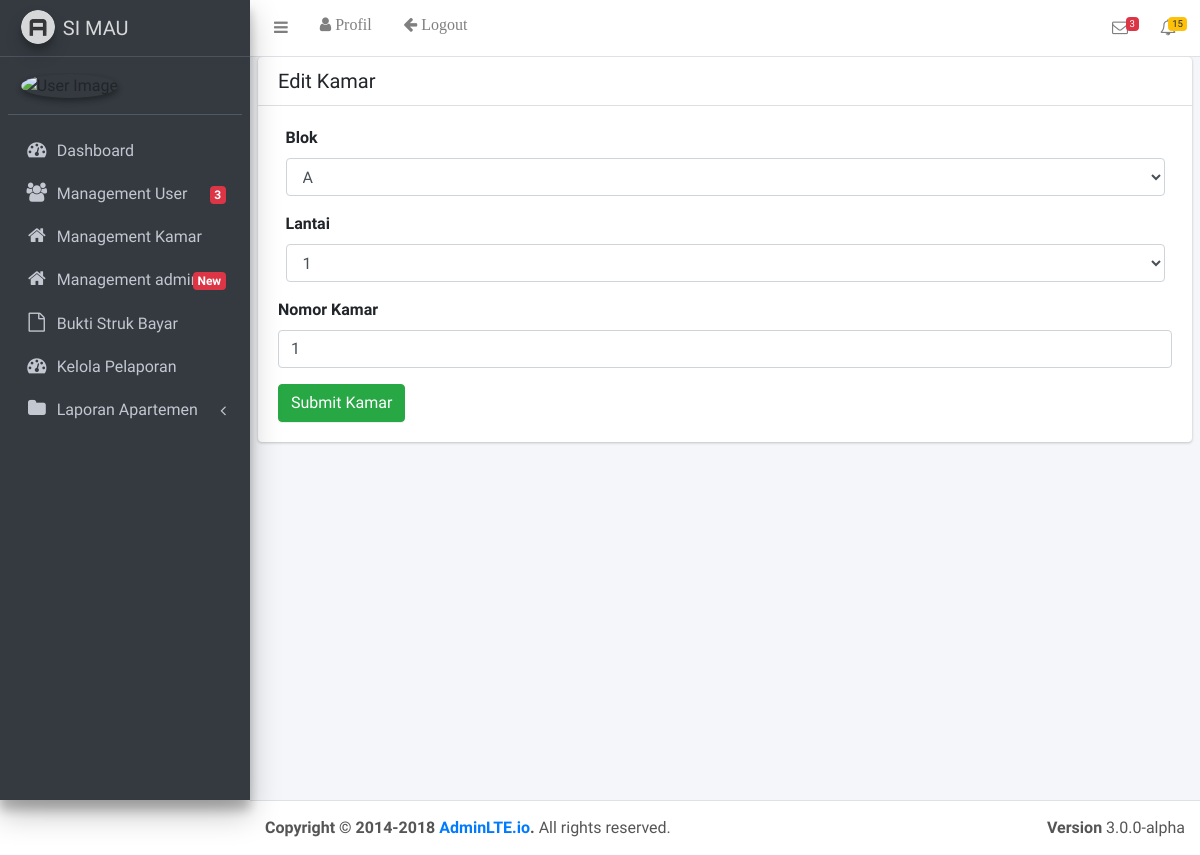
The page /admin/index.php?modul=edit_kamar&id_kamar=1 on the database its author committed.
### tables this page shows
CREATE TABLE `kamar` (
  `id_kamar` int(11) NOT NULL,
  `blok` varchar(50) NOT NULL,
  `lantai` int(11) NOT NULL,
  `nomor` int(11) NOT NULL,
  `kapasitas` int(11) NOT NULL,
  `jenis_kelamin` varchar(100) NOT NULL
);

### admin/modul/edit_kamar.php (the view, shortened to what this page needs)
<?php
$id = $_GET['id_kamar'];
$query ="SELECT * FROM kamar WHERE id_kamar='$id'";
$que = mysqli_query($connect,$query);
$sql=mysqli_fetch_array($que);
?>
<div class="card">
            <div class="card-header">
              <h3 class="card-title">Edit Kamar</h3>
            </div>
            <div class="card-body">
              <form method="post">
              <div class="form-group">
                        <label for="inputName2" class="col-sm-2 control-label">Blok</label>
                        <div class="col-sm-12">
                          <select class="form-control" name="blok">
                            <option <?php if( $sql['blok'] =='A'){echo "selected"; } ?>  value="A">A</option>
                          </select>
                        </div>
                </div>
                  <div class="form-group">
                        <label for="inputName2" class="col-sm-2 control-label">Lantai</label>
                        <div class="col-sm-12">
                          <select class="form-control" name="lantai">
                            <option <?php if( $sql['lantai'] =='1'){echo "selected"; } ?> value="1">1</option>
                          </select>
                        </div>
                      </div>
                  <div class="form-group">
                    <label for="exampleInputPassword1">Nomor Kamar</label>
                    <input type="number" name="nomor" class="form-control" id="exampleInputPassword1" placeholder="Masukkan Nomor Kamar" value="<?php echo $sql['nomor'] ?>">
                  </div>
                  <input type="submit" name="kamar" value="Submit Kamar" class="btn btn-success">
                  </form>
            </div>
          </div>

### rows shown on the page
kamar: blok "A", lantai "1", nomor "1"

### other values the page prints
$count_baru "3"
